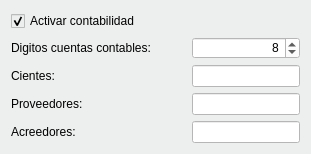
           <widget class="QWidget" name="tab_4">
            <property name="styleSheet">
             <string notr="true">background-color: #ecefed;</string>
            </property>
            <attribute name="title">
             <string>Contabilidad</string>
            </attribute>
            <layout class="QGridLayout" name="gridLayout_14">
             <item row="1" column="0" colspan="2">
              <widget class="QLabel" name="label_30">
               <property name="text">
                <string>Digitos cuentas contables:</string>
               </property>
              </widget>
             </item>
             <item row="2" column="0">
              <widget class="QLabel" name="label_27">
               <property name="text">
                <string>Cientes:</string>
               </property>
              </widget>
             </item>
             <item row="3" column="0">
              <widget class="QLabel" name="label_28">
               <property name="text">
                <string>Proveedores:</string>
               </property>
              </widget>
             </item>
             <item row="4" column="0">
              <widget class="QLabel" name="label_29">
               <property name="text">
                <string>Acreedores:</string>
               </property>
              </widget>
             </item>
             <item row="0" column="0">
              <widget class="QCheckBox" name="chkContabilidad">
               <property name="text">
                <string>Activar contabilidad</string>
               </property>
               <property name="checked">
                <bool>true</bool>
               </property>
              </widget>
             </item>
             <item row="0" column="1">
              <spacer name="horizontalSpacer_8">
               <property name="orientation">
                <enum>Qt::Horizontal</enum>
               </property>
               <property name="sizeHint" stdset="0">
                <size>
                 <width>40</width>
                 <height>20</height>
                </size>
               </property>
              </spacer>
             </item>
             <item row="2" column="2">
              <widget class="QLineEdit" name="txtcCuentaCliente">
               <property name="styleSheet">
                <string notr="true">background-color: rgb(255, 255, 255);</string>
               </property>
              </widget>
             </item>
             <item row="3" column="2">
              <widget class="QLineEdit" name="txtcCuentaProveedores">
               <property name="styleSheet">
                <string notr="true">background-color: rgb(255, 255, 255);</string>
               </property>
              </widget>
             </item>
             <item row="4" column="2">
              <widget class="QLineEdit" name="txtcCuentaAcreedores">
               <property name="styleSheet">
                <string notr="true">background-color: rgb(255, 255, 255);</string>
               </property>
              </widget>
             </item>
             <item row="1" column="2">
              <widget class="QSpinBox" name="txtnDigitosCuentas">
               <property name="styleSheet">
                <string notr="true">background-color: rgb(255, 255, 255);</string>
               </property>
               <property name="alignment">
                <set>Qt::AlignRight|Qt::AlignTrailing|Qt::AlignVCenter</set>
               </property>
               <property name="maximum">
                <number>20</number>
               </property>
               <property name="value">
                <number>8</number>
               </property>
              </widget>
             </item>
            </layout>
           </widget>
